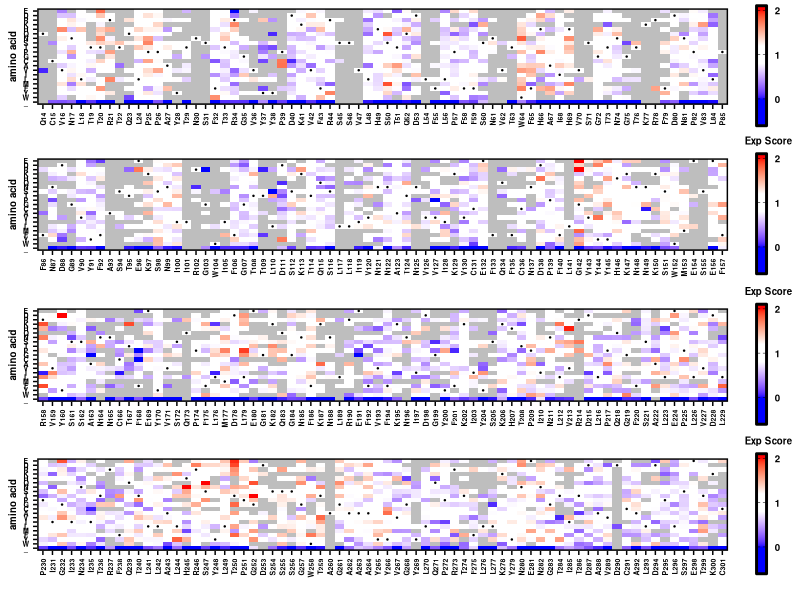

This figure's R source:
#R code
library(ggplot2)
library(scales)
library(RColorBrewer)
library(readr)
library(tidyr)
library(reshape)
library(stringr)
library(dplyr)
library(gridExtra)
library(stringr)
require(cowplot)

plot_score_heatmap <- function(fitness_table, WTresibox, start_resi, end_resi, legend_title){
  textsize <- 5
  fitness_table <- fitness_table %>%
    filter(Pos >= start_resi & Pos <= end_resi)
  WTresibox     <- WTresibox %>%
    filter(Pos >= start_resi & Pos <= end_resi) %>%
    mutate(x=x-min(x)+1)
  p <-  ggplot() +
    geom_tile(data=fitness_table,aes(x=resi,y=aa,fill=parameter)) +
    scale_fill_gradientn(colours=c("blue","blue","white","white","white","red","red"),
                         limits=c(-0.6,2.1),
                         values=rescale(c(-0.6,0,0.8,1,1.2,2,2.1)),
                         breaks=c(0,1,2),
                         labels=c('0','1','2'),
                         guide="colorbar",
                         na.value="grey") +
    theme_cowplot(12) +
    theme(plot.background = element_rect(fill = "white"),
          axis.text=element_text(size=textsize,face="bold",colour = 'black'),
          axis.text.x=element_text(angle=90,hjust=1,vjust=0.5,colour = 'black'),
          axis.text.y=element_text(hjust=0.5,vjust=0.5,colour = 'black'),
          axis.title=element_text(size=7,face="bold"),
          axis.line = element_line(colour = 'black', size = 0),
          panel.border = element_rect(colour = "black", fill=NA, size=1)) +
    guides(fill = guide_colorbar(title.theme=element_text(size=7,face="bold",colour='black',hjust=0.5),
                                 label.theme=element_text(size=7,face="bold",colour='black'),
                                 frame.colour="black",
                                 frame.linewidth = 1,
                                 ticks = TRUE,
                                 ticks.colour = "black",
                                 barwidth = 0.5, barheight = 6, title=legend_title)) +
    geom_point(data=WTresibox, aes(x=x, y=y), color='black', size=0.2) +
    xlab("") +
    ylab("amino acid")
}

aa_level <- rev(c('E','D','R','K','H','Q','N','S','T','P','G','C','A','V','I','L','M','F','Y','W','_'))

start_pos <- 14
end_pos   <- 301

df <- read_tsv('result/NTD_DMS_scores.tsv') %>%
  filter(!grepl('silent',mut_class)) %>%
  filter(!grepl('WT',mut_class)) %>%
  mutate(resi=str_sub(mut,1,-2))
residues <- unique(df$resi)

df <- df %>%
  filter(!grepl('silent',mut_class)) %>%
  filter(!grepl('WT',mut_class)) %>%
  filter(avg_total_freq>= 0.000075) %>%
  mutate(resi=str_sub(mut,1,-2)) %>%
  mutate(aa=str_sub(mut,-1,-1)) %>%
  filter(aa %in% aa_level) %>%
  mutate(aa=factor(aa,levels=aa_level)) %>%
  mutate(resi=factor(resi,levels=unique(residues))) %>%
  complete(resi, aa) %>%
  mutate(Pos=str_sub(resi,2,-1)) %>%
  mutate(Pos=as.numeric(as.character(Pos))) %>%
  arrange(Pos) %>%
  mutate(parameter=Exp_score) %>% #adjust to select the parameter of interest
  mutate(parameter=case_when(str_sub(resi,1,1)==aa ~ 1, TRUE ~ parameter)) %>% #Set WT parameter (usually 0 or 1)
  mutate(Mutation=paste(resi,aa,sep='')) %>%
  select(Mutation, Input_freq, resi, Pos, aa, parameter) #Variable name for input freq may need to chance

WTresibox  <- df %>%
  select(resi,Pos) %>%
  unique() %>%
  mutate(WT_resi=str_sub(resi,1,1)) %>%
  mutate(x=seq(1,end_pos-start_pos+1)) %>%
  mutate(y=match(WT_resi,aa_level)) %>%
  select(resi,WT_resi,Pos,x, y)

print (range(df$parameter,na.rm=T))

legend_title <- "Exp Score"
p1 <- plot_score_heatmap(df, WTresibox, 14, 85, legend_title)
p2 <- plot_score_heatmap(df, WTresibox, 86, 157, legend_title)
p3 <- plot_score_heatmap(df, WTresibox, 158, 229, legend_title)
p4 <- plot_score_heatmap(df, WTresibox, 230, 301, legend_title)
p <- grid.arrange(p1, p2, p3, p4, nrow=4)
ggsave('graph/NTD_exp_heatmap.png',p,width=5.5, height=7, dpi=300)
